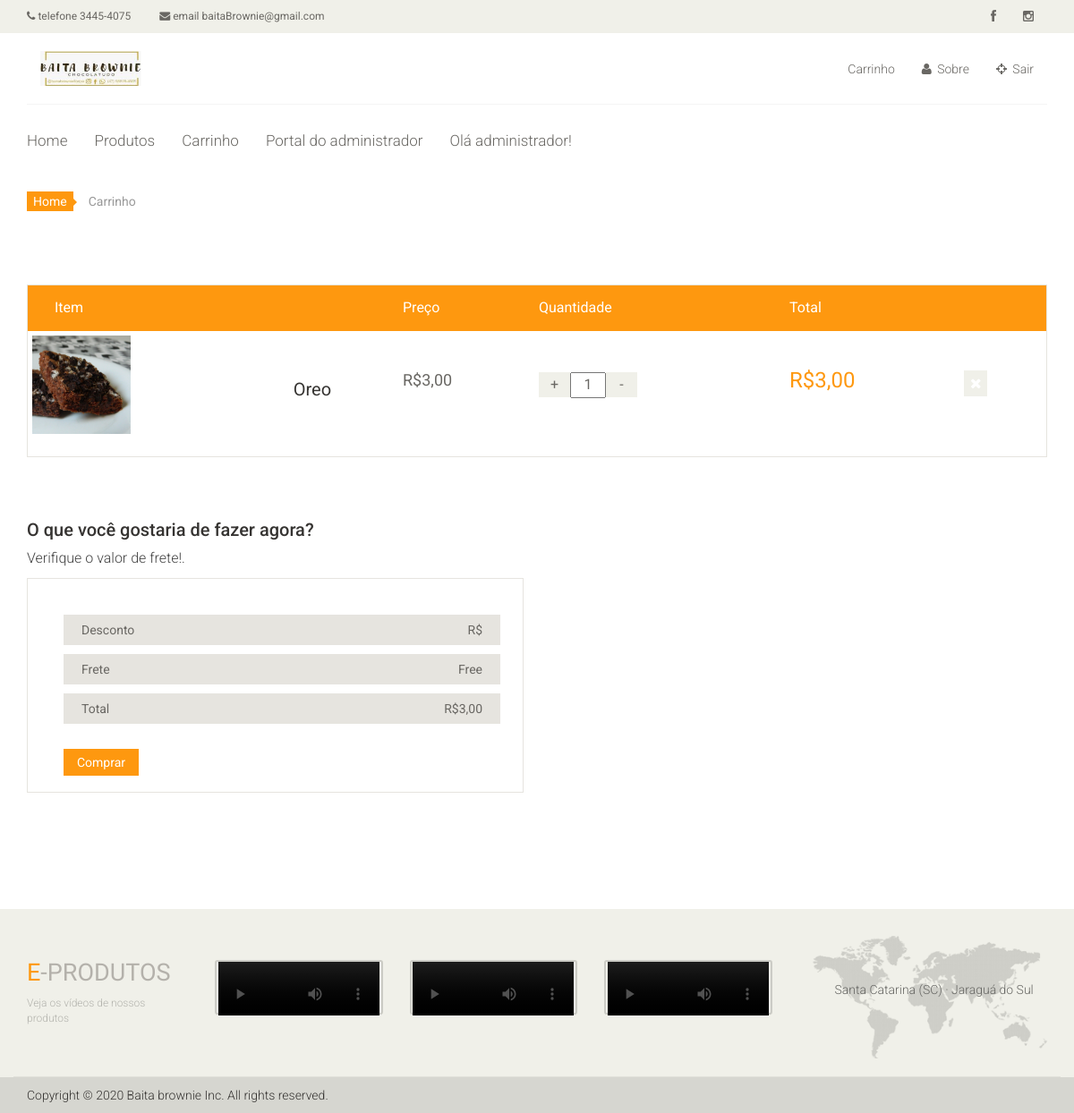
/carrinho.php (signed in), run on the app's committed database.
### tables this page shows
CREATE TABLE `produtos` (
  `id` int(11) NOT NULL,
  `nome` varchar(255) NOT NULL,
  `preco` decimal(10,2) NOT NULL,
  `image` varchar(255) DEFAULT '',
  `descricao` varchar(500) DEFAULT '',
  `id_categoria` int(12) NOT NULL,
  `quantidade` int(20) NOT NULL DEFAULT 10
);

CREATE TABLE `item` (
  `itemid` int(12) NOT NULL,
  `prodid` int(12) NOT NULL,
  `pedid` int(12) NOT NULL,
  `quantidade` int(5) NOT NULL,
  `id_cliente` int(12) NOT NULL
);

### functions/login.php (called while the page is built, shortened)
<?php
function isAdmin($pass) {
 	if(password_verify('administrador', $pass) || password_verify('administrador@gmail.com', $pass)  ){
        return true;
    }
    return false;
}
?>

### functions/produtos.php (called while the page is built, shortened)
<?php
function getProductsByIds($pdo, $id_cliente) {
	$sql =  "SELECT produtos.nome, produtos.preco, ".
			"		item.itemid,   item.quantidade, item.prodid ".
			"FROM pedidos ".
			"inner join item on (pedidos.id_pedido = item.pedid) ".
			"inner join produtos on (item.prodid = produtos.id) ".
			"inner join users on (item.id_cliente = users.id and item.id_cliente = ".$id_cliente." )";
	$stmt = $pdo->prepare($sql);
	$stmt->execute();
	return $stmt->fetchAll(PDO::FETCH_ASSOC);
}
?>

### functions/cart.php (called while the page is built, shortened)
<?php
function ObterCarrinho($pdo) {
	$results = array();
	if(isset($_SESSION['name'])) {
		$products =  getProductsByIds($pdo, (int) $_SESSION['clientId']);
		foreach($products as $product) {
			$results[] = array(
							  'id' 		 => $product['itemid'],
							  'name' 	 => $product['nome'],
							  'price'	 => $product['preco'],
							  'quantity' => $product['quantidade'],
							  'subtotal' => $product['quantidade'] * $product['preco'],
							  'idprod'	 => $product['prodid']
						);
		}
	}
	return $results;
}
function getTotalCart($pdo) {
	$total = 0;
	foreach(ObterCarrinho($pdo) as $product) {
		$total += $product['subtotal'];
	}
	return $total;
}
?>

### dashboard/function.php (called while the page is built, shortened)
<?php
function get_image_name($imageid)
{
	include('db.php');
	$statement = $connection->prepare("SELECT image FROM produtos WHERE id = '$imageid'");
	$statement->execute();
	$result = $statement->fetchAll();
	foreach($result as $row)
	{
		return $row["image"];
	}
}
?>

### carrinho.php (the view, shortened to what this page needs)
<?php
	require_once "functions/produtos.php";
	require_once "functions/cart.php";
	require_once "dashboard/function.php";
	require_once 'functions/login.php';
	$pdoConnection = require_once "connection.php";
	$resultsCarts = ObterCarrinho($pdoConnection);
	$totalCarts  = getTotalCart($pdoConnection);
?>
<!DOCTYPE html>
<html lang="en">
<head>
    <link href="css/bootstrap.min.css" rel="stylesheet">
    <link href="css/font-awesome.min.css" rel="stylesheet">
    <link href="css/prettyPhoto.css" rel="stylesheet">
    <link href="css/price-range.css" rel="stylesheet">
    <link href="css/animate.css" rel="stylesheet">
	<link href="css/main.css" rel="stylesheet">
	<link href="css/responsive.css" rel="stylesheet">
</head>
<body>
	<header id="header">
		<div class="header_top">
			<div class="container">
				<div class="row">
					<div class="col-sm-6">
						<div class="contactinfo">
							<ul class="nav nav-pills">
								<li><a href=""><i class="fa fa-phone"></i> telefone 3445-4075</a></li>
								<li><a href=""><i class="fa fa-envelope"></i> email baitaBrownie@gmail.com</a></li>
							</ul>
						</div>
					</div>
					<div class="col-sm-6">
						<div class="social-icons pull-right">
							<ul class="nav navbar-nav">
								<li><a href="https://pt-br.facebook.com/pg/baitabrowniefloripa/posts/"><i class="fa fa-facebook"></i></a></li>
								<li><a href="https://www.instagram.com/baitabrowniefloripa/"><i class="fa fa-instagram"></i></a></li>
							</ul>
						</div>
					</div>
				</div>
			</div>
		</div>
		<div class="header-middle">
			<div class="container">
				<div class="row">
					<div class="col-md-4 clearfix">
						<div class="logo pull-left">
							<a href="index.php"><img src="images/home/logo.png" alt="" /></a>
						</div>
					</div>
					<div class="col-md-8 clearfix">
						<div class="shop-menu clearfix pull-right">
							<ul class="nav navbar-nav">
								<?php if (isset($_SESSION['name']) ): ?>
									<li><a href="carrinho.php">Carrinho</a></li>
								<?php else :?>
									<li><a href="login.php">Carrinho</a></li>
								<?php endif;?>
								<li><a href="sobre.php"><i class="fa fa-user"></i> Sobre</a></li>
								<?php if (isset($_SESSION['name'])): ?>
									<li><a href="logout.php"><i class="fa fa-crosshairs"></i> Sair</a></li>
								<?php endif?>
							</ul>
						</div>
					</div>
				</div>
			</div>
		</div>
		<div class="header-bottom">
			<div class="container">
				<div class="row">
					<div class="col-sm-9">
						<div class="mainmenu pull-left">
							<ul class="nav navbar-nav collapse navbar-collapse">
								<li><a href="index.php">Home</a></li>
								<li><a href="shop.php">Produtos</a></li>
								<?php if (isset($_SESSION['name']) ): ?>
									<li><a href="carrinho.php">Carrinho</a></li>
								<?php else :?>
									<li><a href="login.php">Carrinho</a></li>
								<?php endif;?>
								<?php if (isset($_SESSION['name']) && isAdmin($_SESSION['pass']) ): ?>
									<li><a href="dashboard/index.php">Portal do administrador</a></li>
									<li><a><?php echo "Olá ", $_SESSION['name'], "!";?></a></li>
								<?php elseif ( isset($_SESSION['name']) ): ?>
									<li><a><?php echo "Olá ", $_SESSION['name'];?></a></li>
								<?php endif;?>
							</ul>
						</div>
					</div>
				</div>
			</div>
		</div>
	</header>
	<section id="cart_items">
		<div class="container">
			<div class="breadcrumbs">
				<ol class="breadcrumb">
				  <li><a href="index.php">Home</a></li>
				  <li class="active">Carrinho</li>
				</ol>
			</div>
			<?php if($resultsCarts) : ?>
				<div class="table-responsive cart_info">
					<table class="table table-condensed">
						<thead>
							<tr class="cart_menu">
								<td class="image">Item</td>
								<td class="description"></td>
								<td class="price">Preço</td>
								<td class="quantity">Quantidade</td>
								<td class="total">Total</td>
								<td></td>
							</tr>
						</thead>
						<tbody>
							<?php foreach($resultsCarts as $result) : ?>
								<tr>
									<?php
										$image = get_image_name($result['idprod']);
									?>
									<td class="cart_product">
										<a><img src= "upload/<?php echo $image?>"  style="width:110px;height:110px;" /></a>
									</td>
									<td class="cart_description">
										<h4><a><?php echo $result['name']?></a></h4>
									</td>
									<td class="cart_price">
										<p>R$<?php echo number_format($result['price'], 2, ',', '.')?></p>
									</td>
									<td class="cart_quantity">
										<div class="cart_quantity_button">
											<a type= "button" class="cart_quantity_up" href="carrinho.php?acao=upPlus&id=<?php echo $result['id']?>&quantidade=<?php echo $result['quantity']?>" style="cursor:pointer"> + </a>
											<input  class="cart_quantity_input" type="text" name="prod[<?php echo $result['id']?>]" value="<?php echo $result['quantity']?>"                                                                                                " autocomplete="off" size="2">
											<a  type= "button" class="cart_quantity_down " href="carrinho.php?acao=upMinus&id=<?php echo $result['id']?>&quantidade=<?php echo $result['quantity']?>" style="cursor:pointer"> - </a>
										</div>
									</td>
									<td class="cart_total">
										<p class="cart_total_price">R$<?php echo number_format($result['subtotal'], 2, ',', '.')?></p>
									</td>
									<td class="cart_delete">
										<a class="cart_quantity_delete" href="carrinho.php?acao=del&id=<?php echo $result['id']?>" ><i class="fa fa-times"></i></a>
									</td>
								</tr>
							<?php endforeach;?>
						</tbody>
					</table>
				</div>
			<?php endif?>
		</div>
	</section>
	<section id="do_action">
		<div class="container">
			<div class="heading">
				<h3>O que você gostaria de fazer agora?</h3>
				<p>Verifique o valor de frete!.</p>
			</div>
			<div class="row">
				<div class="col-sm-6">
					<div class="total_area">
						<ul>
							<li>Desconto <span>R$</span></li>
							<li>Frete <span>Free</span></li>
							<li>Total <span>R$<?php echo number_format($totalCarts, 2, ',', '.')?></span></li>
						</ul>
						<a class="btn btn-default update" href="pagseguro/checkout.php">Comprar</a>
					</div>
				</div>
			</div>
		</div>
	</section>
	<footer id="footer">
		<div class="footer-top">
			<div class="container">
				<div class="row">
					<div class="col-sm-2">
						<div class="companyinfo">
							<h2><span>e</span>-Produtos</h2>
							<p>Veja os vídeos de nossos produtos</p>
						</div>
					</div>
					<div class="col-sm-7">
						<div class="col-sm-4">
							<div class="video-gallery text-center">
								<a>
									<div class="iframe-img">
										<video width="180" height="60" controls>
											<source src="video/video_1.mp4" type="video/mp4">
										</video>
									</div>
								</a>
							</div>
						</div>
						<div class="col-sm-4">
							<div class="video-gallery text-center">
								<a>
									<div class="iframe-img">
										<video width="180" height="60" controls>
											<source src="video/video_2.mov" type="video/mp4">
										</video>
									</div>
								</a>
							</div>
						</div>
						<div class="col-sm-4">
							<div class="video-gallery text-center">
								<a>
									<div class="iframe-img">
										<video width="180" height="60" controls>
											<source src="video/video_3.mov" type="video/mp4">
										</video>
									</div>
								</a>
							</div>
						</div>
					</div>
					<div class="col-sm-3 ">
						<div class="address">
							<img src="images/home/map.png" alt="" />
							<p> Santa Catarina (SC) · Jaraguá do Sul</p>
						</div>
					</div>
				</div>
			</div>
		</div>
		<div class="footer-bottom">
			<div class="container">
				<div class="row">
					<p class="pull-left">Copyright © 2020 Baita brownie Inc. All rights reserved.</p>
				</div>
			</div>
		</div>
	</footer>
</body>
</html>

### data on the page
produtos: image.prodid (picture), nome "Oreo", preco "3,00", quantidade "1", subtotal "3,00"

### other printed values
$_SESSION['name'] "administrador"
$totalCarts "3,00"
